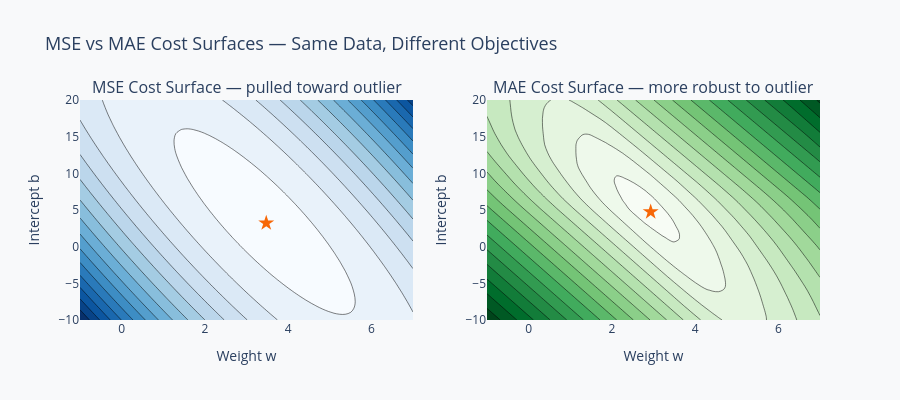

This figure's notebook cell:
### Markdown cell above
---
## Real-world example: MSE vs MAE on a salary prediction dataset

The choice between MSE and MAE changes which errors the model focuses on. MSE's squaring means that one very large error (a salary misforecast of $200k) dominates the loss calculation and pulls the fitted line toward that outlier. MAE treats a $200k error as 200 times a $1k error, not 40,000 times.

The chart shows both cost functions evaluated across the same weight grid for a salary prediction problem with one deliberate outlier.

Notice:

- **Notice:** The MSE surface (left) has its minimum pulled toward the outlier; the fitted line passes closer to the outlier point at the expense of fitting the bulk of the data less well
- **Notice:** The MAE surface (right) has a flatter minimum region and its fitted line better represents the typical data point; the outlier has less influence
- **Notice:** MAE's cost surface has a sharp ridge at the minimum (not smooth), which makes it harder to minimize with gradient descent; MSE's smooth bowl is easier to optimize

> **Discussion question:** You are predicting house prices and your dataset has five data-entry errors where prices are 10x higher than they should be. Would you use MSE or MAE for training, and what else might you do before choosing a loss function?

### Code cell
np.random.seed(42)
x_data = np.linspace(0, 10, 40)
y_clean = 3.0 * x_data + 5 + np.random.normal(0, 3, 40)
y_data  = y_clean.copy()
y_data[38] = 80   # deliberate outlier

w_range = np.linspace(-1, 7, 60)
b_range = np.linspace(-10, 20, 60)
W, B = np.meshgrid(w_range, b_range)

mse_surface = np.array([[np.mean((y_data - (w * x_data + b))**2)
                          for w in w_range] for b in b_range])
mae_surface = np.array([[np.mean(np.abs(y_data - (w * x_data + b)))
                          for w in w_range] for b in b_range])

fig = make_subplots(rows=1, cols=2,
    subplot_titles=["MSE Cost Surface — pulled toward outlier",
                    "MAE Cost Surface — more robust to outlier"],
    specs=[[{"type":"contour"},{"type":"contour"}]])
for col, (Z, label) in enumerate([(mse_surface, "MSE"), (mae_surface, "MAE")], start=1):
    fig.add_trace(go.Contour(z=Z, x=w_range, y=b_range,
        colorscale="Blues" if col==1 else "Greens",
        showscale=False, ncontours=20, name=label), row=1, col=col)
    w_opt = w_range[np.argmin(Z.min(axis=0))]
    b_opt = b_range[np.argmin(Z.min(axis=1))]
    fig.add_trace(go.Scatter(x=[w_opt], y=[b_opt], mode="markers",
        marker=dict(color=PALETTE["secondary"], size=12, symbol="star"),
        name=f"{label} minimum"), row=1, col=col)
fig.update_layout(
    title=dict(text="MSE vs MAE Cost Surfaces — Same Data, Different Objectives",
               font=dict(size=FONT["size_title"])),
    paper_bgcolor=PALETTE["background"], height=400, showlegend=False)
fig.update_xaxes(title_text="Weight w", gridcolor="#DEE2E6")
fig.update_yaxes(title_text="Intercept b", gridcolor="#DEE2E6")
fig.show()

### Figure 1 — Plotly figure (JSON) as saved in the notebook; plotly's stock layout.template omitted (floating-point values rounded to 4 significant figures; data arrays with more than 128 entries replaced by an {"elided": "..."} marker saying what was removed)
{"data": [{"colorscale": [[0, "rgb(247,251,255)"], [0.125, "rgb(222,235,247)"], [0.25, "rgb(198,219,239)"], [0.375, "rgb(158,202,225)"], [0.5, "rgb(107,174,214)"], [0.625, "rgb(66,146,198)"], [0.75, "rgb(33,113,181)"], [0.875, "rgb(8,81,156)"], [1, "rgb(8,48,107)"]], "name": "MSE", "ncontours": 20, "showscale": false, "type": "contour", "x": [-1.0, -0.8644, -0.7288, -0.5932, -0.4576, -0.322, -0.1864, -0.05085, 0.08475, 0.2203, 0.3559, 0.4915, 0.6271, 0.7627, 0.8983, 1.034, 1.169, 1.305, 1.441, 1.576, 1.712, 1.847, 1.983, 2.119, 2.254, 2.39, 2.525, 2.661, 2.797, 2.932, 3.068, 3.203, 3.339, 3.475, 3.61, 3.746, 3.881, 4.017, 4.153, 4.288, 4.424, 4.559, 4.695, 4.831, 4.966, 5.102, 5.237, 5.373, 5.508, 5.644, 5.78, 5.915, 6.051, 6.186, 6.322, 6.458, 6.593, 6.729, 6.864, 7.0], "xaxis": "x", "y": [-10.0, -9.492, -8.983, -8.475, -7.966, -7.458, -6.949, -6.441, -5.932, -5.424, -4.915, -4.407, -3.898, -3.39, -2.881, -2.373, -1.864, -1.356, -0.8475, -0.339, 0.1695, 0.678, 1.186, 1.695, 2.203, 2.712, 3.22, 3.729, 4.237, 4.746, 5.254, 5.763, 6.271, 6.78, 7.288, 7.797, 8.305, 8.814, 9.322, 9.831, 10.34, 10.85, 11.36, 11.86, 12.37, 12.88, 13.39, 13.9, 14.41, 14.92, 15.42, 15.93, 16.44, 16.95, 17.46, 17.97, 18.47, 18.98, 19.49, 20.0], "yaxis": "y", "z": {"elided": "60x60 float values"}}, {"marker": {"color": "#F76707", "size": 12, "symbol": "star"}, "mode": "markers", "name": "MSE minimum", "type": "scatter", "x": [3.475], "xaxis": "x", "y": [3.22], "yaxis": "y"}, {"colorscale": [[0, "rgb(247,252,245)"], [0.125, "rgb(229,245,224)"], [0.25, "rgb(199,233,192)"], [0.375, "rgb(161,217,155)"], [0.5, "rgb(116,196,118)"], [0.625, "rgb(65,171,93)"], [0.75, "rgb(35,139,69)"], [0.875, "rgb(0,109,44)"], [1, "rgb(0,68,27)"]], "name": "MAE", "ncontours": 20, "showscale": false, "type": "contour", "x": [-1.0, -0.8644, -0.7288, -0.5932, -0.4576, -0.322, -0.1864, -0.05085, 0.08475, 0.2203, 0.3559, 0.4915, 0.6271, 0.7627, 0.8983, 1.034, 1.169, 1.305, 1.441, 1.576, 1.712, 1.847, 1.983, 2.119, 2.254, 2.39, 2.525, 2.661, 2.797, 2.932, 3.068, 3.203, 3.339, 3.475, 3.61, 3.746, 3.881, 4.017, 4.153, 4.288, 4.424, 4.559, 4.695, 4.831, 4.966, 5.102, 5.237, 5.373, 5.508, 5.644, 5.78, 5.915, 6.051, 6.186, 6.322, 6.458, 6.593, 6.729, 6.864, 7.0], "xaxis": "x2", "y": [-10.0, -9.492, -8.983, -8.475, -7.966, -7.458, -6.949, -6.441, -5.932, -5.424, -4.915, -4.407, -3.898, -3.39, -2.881, -2.373, -1.864, -1.356, -0.8475, -0.339, 0.1695, 0.678, 1.186, 1.695, 2.203, 2.712, 3.22, 3.729, 4.237, 4.746, 5.254, 5.763, 6.271, 6.78, 7.288, 7.797, 8.305, 8.814, 9.322, 9.831, 10.34, 10.85, 11.36, 11.86, 12.37, 12.88, 13.39, 13.9, 14.41, 14.92, 15.42, 15.93, 16.44, 16.95, 17.46, 17.97, 18.47, 18.98, 19.49, 20.0], "yaxis": "y2", "z": {"elided": "60x60 float values"}}, {"marker": {"color": "#F76707", "size": 12, "symbol": "star"}, "mode": "markers", "name": "MAE minimum", "type": "scatter", "x": [2.932], "xaxis": "x2", "y": [4.746], "yaxis": "y2"}], "layout": {"annotations": [{"font": {"size": 16}, "showarrow": false, "text": "MSE Cost Surface — pulled toward outlier", "x": 0.225, "xanchor": "center", "xref": "paper", "y": 1, "yanchor": "bottom", "yref": "paper"}, {"font": {"size": 16}, "showarrow": false, "text": "MAE Cost Surface — more robust to outlier", "x": 0.775, "xanchor": "center", "xref": "paper", "y": 1, "yanchor": "bottom", "yref": "paper"}], "height": 400, "paper_bgcolor": "#F8F9FA", "showlegend": false, "title": {"font": {"size": 18}, "text": "MSE vs MAE Cost Surfaces — Same Data, Different Objectives"}, "xaxis": {"anchor": "y", "domain": [0, 0.45], "gridcolor": "#DEE2E6", "title": {"text": "Weight w"}}, "xaxis2": {"anchor": "y2", "domain": [0.55, 1], "gridcolor": "#DEE2E6", "title": {"text": "Weight w"}}, "yaxis": {"anchor": "x", "domain": [0, 1], "gridcolor": "#DEE2E6", "title": {"text": "Intercept b"}}, "yaxis2": {"anchor": "x2", "domain": [0, 1], "gridcolor": "#DEE2E6", "title": {"text": "Intercept b"}}}}
